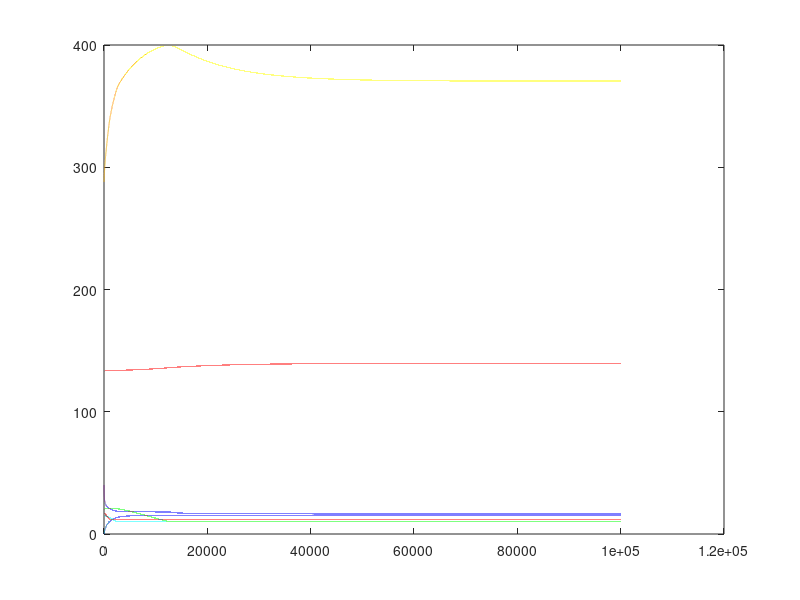

Reproduce this figure in MATLAB. (Note: this script raises an error after producing the figure.)
clc,clear;

theta=0.005;

N=100000;
dt=0.001;

alpha0(1)=0;
alpha1(1)=0;
alpha2(1)=0;
alpha3(1)=0;
alpha4(1)=0;
alpha5(1)=0;
alpha6(1)=0;

beta0(1)=0;
beta1(1)=0;
beta2(1)=0;
beta3(1)=0;
beta4(1)=0;
beta5(1)=0;
beta6(1)=0;

b0=0;
b1=2;
b2=1.75;
b3=1;
b4=3.25;
b5=3;
b6=3;

c0=0.1;
c1=0.00375;
c2=0.00175;
c3=0.0625;
c4=0.008324;
c5=0.025;
c6=0.025;

Pmin1=50;
Pmin2=100;
Pmin3=15;
Pmin4=10;
Pmin5=10;
Pmin6=12;

Pmax1=200;
Pmax2=400;
Pmax3=50;
Pmax4=35;
Pmax5=30;
Pmax6=40;

P0(1)=0;
P1(1)=133.36;
P2(1)=287.98;
P3(1)=40;
P4(1)=20;
P5(1)=15;
P6(1)=17;


for i=1:N
    
    w0(i)=b0+2*c0*P0(i);
    w1(i)=b1+2*c1*P1(i)-theta*(1/(P1(i)-Pmin1)-1/(Pmax1-P1(i)));
    w2(i)=b2+2*c2*P2(i)-theta*(1/(P2(i)-Pmin2)-1/(Pmax2-P2(i)));
    w3(i)=b3+2*c3*P3(i)-theta*(1/(P3(i)-Pmin3)-1/(Pmax3-P3(i)));
    w4(i)=b4+2*c4*P4(i)-theta*(1/(P4(i)-Pmin4)-1/(Pmax4-P4(i)));
    w5(i)=b5+2*c5*P5(i)-theta*(1/(P5(i)-Pmin5)-1/(Pmax5-P5(i)));
    w6(i)=b6+2*c6*P6(i)-theta*(1/(P6(i)-Pmin6)-1/(Pmax6-P6(i)));
    
    alpha0(i+1)=alpha0(i)+dt*(w0(i)-w1(i))'*(w0(i)-w1(i));
    alpha1(i+1)=alpha1(i)+dt*(3*w1(i)-w1(i)-w2(i)-w6(i))'*(3*w1(i)-w1(i)-w2(i)-w6(i));
    alpha2(i+1)=alpha2(i)+dt*(4*w2(i)-w1(i)-w3(i)-w5(i)-w6(i))'*(4*w2(i)-w1(i)-w3(i)-w5(i)-w6(i));
    alpha3(i+1)=alpha3(i)+dt*(3*w3(i)-w2(i)-w3(i)-w6(i))'*(3*w3(i)-w2(i)-w3(i)-w6(i));
    alpha4(i+1)=alpha4(i)+dt*(2*w4(i)-w3(i)-w5(i))'*(2*w4(i)-w3(i)-w5(i));
    alpha5(i+1)=alpha5(i)+dt*(3*w5(i)-w4(i)-w6(i)-w2(i))'*(3*w5(i)-w4(i)-w6(i)-w2(i));
    alpha6(i+1)=alpha6(i)+dt*(4*w6(i)-w1(i)-w2(i)-w3(i)-w5(i))'*(4*w6(i)-w1(i)-w2(i)-w3(i)-w5(i));
    
    beta0(i+1)=(w0(i)-w1(i))'*(w0(i)-w1(i));
    beta1(i+1)=(3*w1(i)-w1(i)-w2(i)-w6(i))'*(3*w1(i)-w1(i)-w2(i)-w6(i));
    beta2(i+1)=(4*w2(i)-w1(i)-w3(i)-w5(i)-w6(i))'*(4*w2(i)-w1(i)-w3(i)-w5(i)-w6(i));
    beta3(i+1)=(3*w3(i)-w2(i)-w4(i)-w6(i))'*(3*w3(i)-w2(i)-w4(i)-w6(i));
    beta4(i+1)=(2*w4(i)-w3(i)-w5(i))'*(2*w4(i)-w3(i)-w5(i));
    beta5(i+1)=(3*w5(i)-w4(i)-w6(i)-w2(i))'*(3*w5(i)-w4(i)-w6(i)-w2(i));
    beta6(i+1)=(4*w6(i)-w1(i)-w2(i)-w3(i)-w5(i))'*(4*w6(i)-w1(i)-w2(i)-w3(i)-w5(i));
    
    P0(i+1)=P0(i)+dt*((alpha0(i)+beta0(i))*(-1)*(w0(i)-w1(i)));
    P1(i+1)=P1(i)+dt*((alpha1(i)+beta1(i))*(-1)*(3*w1(i)-w1(i)-w2(i)-w6(i)));
    P2(i+1)=P2(i)+dt*((alpha2(i)+beta2(i))*(-1)*(4*w2(i)-w1(i)-w3(i)-w5(i)-w6(i)));
    P3(i+1)=P3(i)+dt*((alpha3(i)+beta3(i))*(-1)*(3*w3(i)-w2(i)-w4(i)-w6(i)));
    P4(i+1)=P4(i)+dt*((alpha4(i)+beta4(i))*(-1)*(2*w4(i)-w3(i)-w5(i)));
    P5(i+1)=P5(i)+dt*((alpha5(i)+beta5(i))*(-1)*(3*w5(i)-w4(i)-w6(i)-w2(i)));
    P6(i+1)=P6(i)+dt*((alpha6(i)+beta6(i))*(-1)*(4*w6(i)-w1(i)-w2(i)-w3(i)-w5(i)));
end


figure();
plot(P0);hold on;plot(P1);plot(P2);hold on;plot(P3);hold on;plot(P4);hold on;plot(P5);hold on;plot(P6);
ax = gca;
tick_scale_factor =dt;
ax.XTickLabel = ax.XTick * tick_scale_factor;

figure();
plot(alpha0);hold on;plot(alpha1);plot(alpha2);hold on;plot(alpha3);hold on;plot(alpha4);hold on;plot(alpha5);hold on;plot(alpha6);
ax = gca;
tick_scale_factor =dt;
ax.XTickLabel = ax.XTick * tick_scale_factor;

figure();
plot(beta0);hold on;plot(beta1);plot(beta2);hold on;plot(beta3);hold on;plot(beta4);hold on;plot(beta5);hold on;plot(beta6);
ax = gca;
tick_scale_factor =dt;
ax.XTickLabel = ax.XTick * tick_scale_factor;

figure();
plot(w0);hold on;plot(w1);plot(w2);hold on;plot(w3);hold on;plot(w4);hold on;plot(w5);hold on;plot(w6);
ax = gca;
tick_scale_factor =dt;
ax.XTickLabel = ax.XTick * tick_scale_factor;
